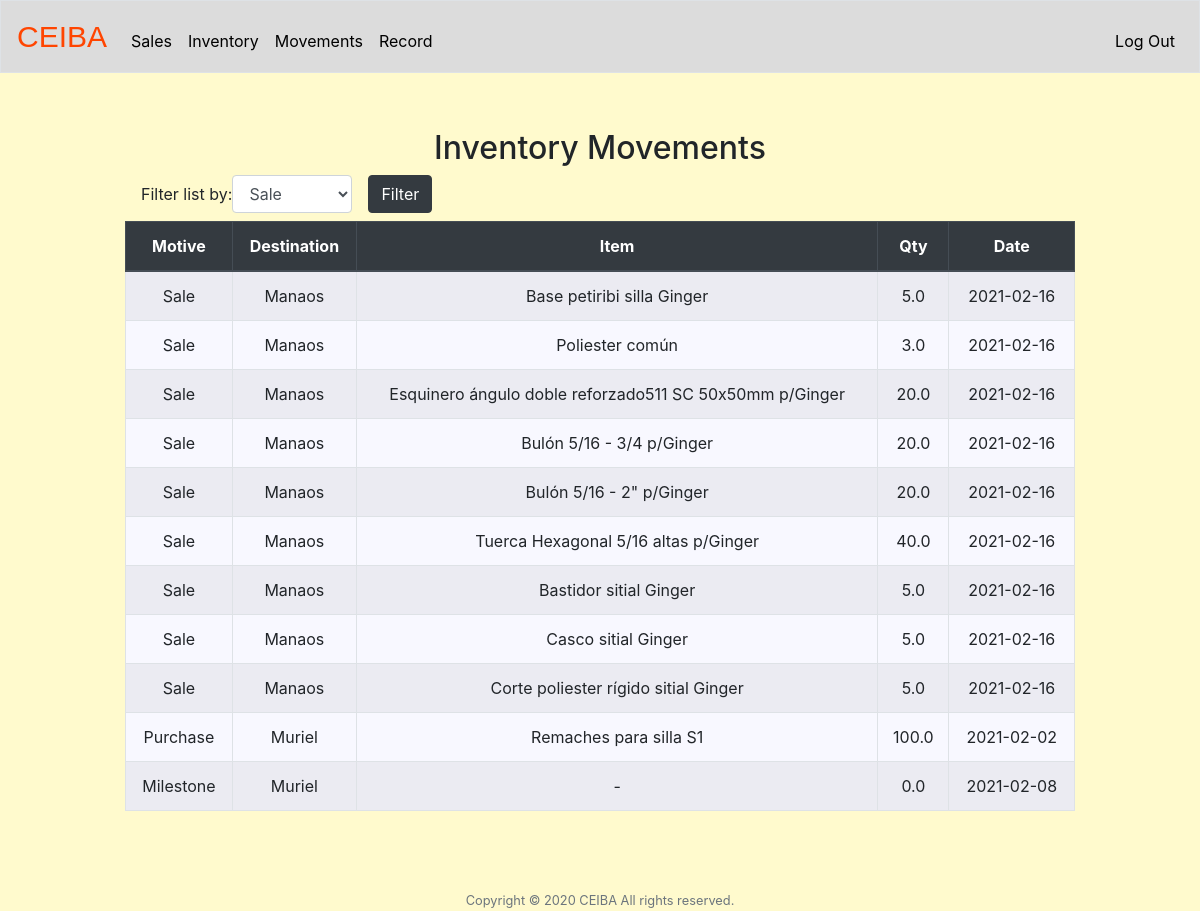
Screenshot of /movements (signed in) with the database file from the repository.
### tables this page shows
CREATE TABLE regStock (
                motive TEXT NOT NULL,
				destination TEXT NOT NULL,
				item TEXT NOT NULL,
				qty REAL NOT NULL, 
				date TEXT NOT NULL);

### application.py (the view)
@app.route("/movements", methods=["GET", "POST"])
@login_required
def movements():
    option = ["Sale","Purchase","Milestone","Adjust","Supplier"]
    if request.method == "POST":
        motive = request.form.get("motive")
        stock = db.execute("SELECT * FROM regStock WHERE motive = ?", motive)
        return render_template("movements.html",stock=stock,option=option)
    if request.method == "GET":
        stock = db.execute("SELECT * FROM regStock")
        return render_template("movements.html",stock=stock,option=option)

### application.py (called while the page is built)
@app.after_request
def after_request(response):
    response.headers["Cache-Control"] = "no-cache, no-store, must-revalidate"
    response.headers["Expires"] = 0
    response.headers["Pragma"] = "no-cache"
    return response

### helpers.py (called while the page is built)
def login_required(f):
    @wraps(f)
    def decorated_function(*args, **kwargs):
        if session.get("user_id") is None:
            return redirect("/login")
        return f(*args, **kwargs)
    return decorated_function

### templates/movements.html (shortened to what this page needs)
{% extends "layout.html" %}
{% block main %}
        <div class="container">
            <div class="section">
                <h2>Inventory Movements</h2>
                <form action="/movements" method="post" class="form-inline">
                    <div class="form-group mx-sm-3 mb-2">
                        <label for="motiveSelect">Filter list by:  </label>
                        <select autocomplete="off" class="form-control" name="motive" type="text" id="motiveSelect">
                            {% for opt in option %}
                            <option value="{{ opt }}">{{ opt }}</option>
                            {% endfor%}
                        </select>
                    </div>
                    <button type="submit" class="btn btn-dark mb-2">Filter</button>
                </form>
                <table class="table table-hover table-bordered table-striped">
                    <thead class="thead-dark">
                        <tr>
                            <th>Motive</th>
                            <th>Destination</th>
                            <th>Item</th>
                            <th>Qty</th>
                            <th>Date</th>
                        </tr>
                    </thead>
                    <tbody>
                        {% for row in stock%}
                        <tr>
                            <td>{{ row.motive }}</td>
                            <td>{{ row.destination }}</td>
                            <td>{{ row.item }}</td>
                            <td>{{ row.qty }}</td>
                            <td>{{ row.date }}</td>
                        </tr>
                        {% endfor %}
                    </tbody>
                </table>
            </div>
        </div>
{% endblock %}

### static/styles.css (style rules this page uses)
table { background-color: #F8F8FF; }
label { display: block; }
main .form-control { display: inline-block; width: auto; }
body { background-color: #fffacd; }
.section { padding-bottom: 1rem; padding-left: 2rem; padding-right: 2rem; padding-top: 0.5rem; }

### rows the page displays
regStock: motive "Sale", destination "Manaos", item "Base petiribi silla Ginger", qty "5.0", date "2021-02-16"
regStock: motive "Sale", destination "Manaos", item "Poliester común", qty "3.0", date "2021-02-16"
regStock: motive "Sale", destination "Manaos", item "Esquinero ángulo doble reforzado511 SC 50x50mm p/Ginger", qty "20.0", date "2021-02-16"
regStock: motive "Sale", destination "Manaos", item "Bulón 5/16 - 3/4 p/Ginger", qty "20.0", date "2021-02-16"
regStock: motive "Sale", destination "Manaos", item "Bulón 5/16 - 2\" p/Ginger", qty "20.0", date "2021-02-16"
regStock: motive "Sale", destination "Manaos", item "Tuerca Hexagonal 5/16 altas p/Ginger", qty "40.0", date "2021-02-16"
regStock: motive "Sale", destination "Manaos", item "Bastidor sitial Ginger", qty "5.0", date "2021-02-16"
regStock: motive "Sale", destination "Manaos", item "Casco sitial Ginger", qty "5.0", date "2021-02-16"
regStock: motive "Sale", destination "Manaos", item "Corte poliester rígido sitial Ginger", qty "5.0", date "2021-02-16"
regStock: motive "Purchase", destination "Muriel", item "Remaches para silla S1", qty "100.0", date "2021-02-02"
regStock: motive "Milestone", destination "Muriel", item "-", qty "0.0", date "2021-02-08"

### other values shown
form field motive "Sale"
